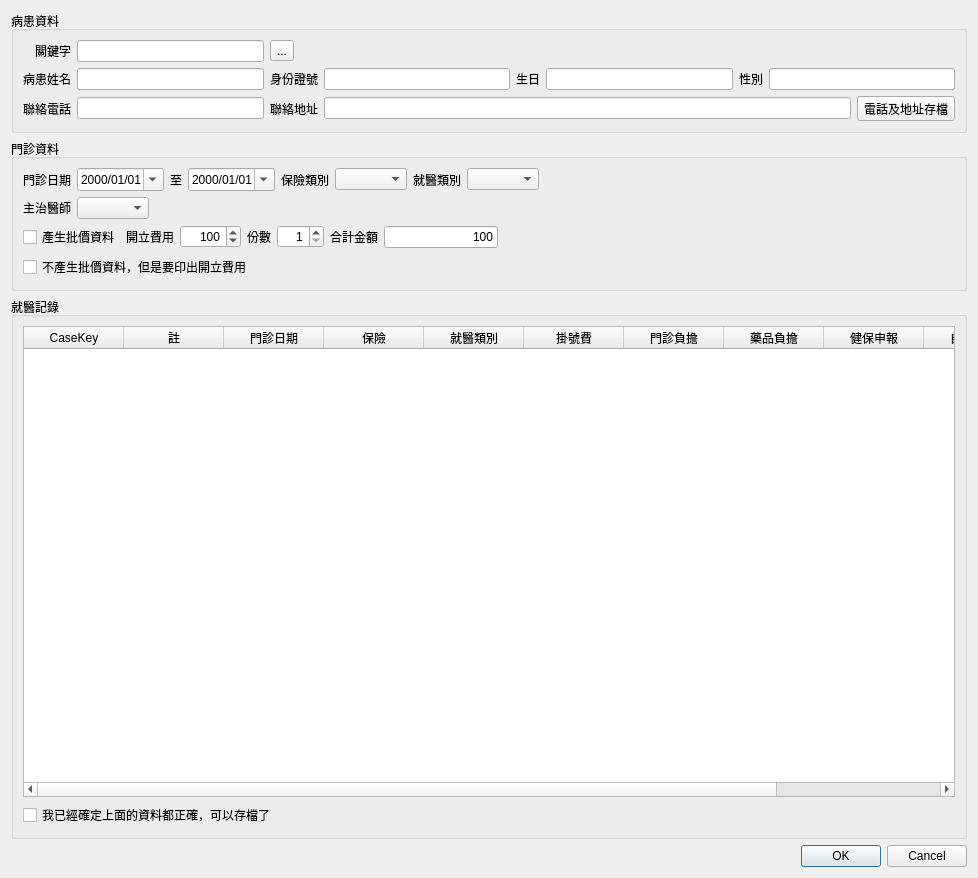
<?xml version="1.0" encoding="UTF-8"?>
<ui version="4.0">
 <class>Dialog_certificate_payment</class>
 <widget class="QDialog" name="Dialog_certificate_payment">
  <property name="windowModality">
   <enum>Qt::NonModal</enum>
  </property>
  <property name="geometry">
   <rect>
    <x>0</x>
    <y>0</y>
    <width>978</width>
    <height>878</height>
   </rect>
  </property>
  <property name="sizePolicy">
   <sizepolicy hsizetype="Preferred" vsizetype="Preferred">
    <horstretch>0</horstretch>
    <verstretch>0</verstretch>
   </sizepolicy>
  </property>
  <property name="acceptDrops">
   <bool>false</bool>
  </property>
  <property name="windowTitle">
   <string>開立醫療費用證明</string>
  </property>
  <property name="modal">
   <bool>false</bool>
  </property>
  <layout class="QVBoxLayout" name="verticalLayout">
   <item>
    <widget class="QGroupBox" name="groupBox_4">
     <property name="title">
      <string>病患資料</string>
     </property>
     <property name="flat">
      <bool>true</bool>
     </property>
     <layout class="QGridLayout" name="gridLayout_4">
      <item row="1" column="3">
       <widget class="QLineEdit" name="lineEdit_id">
        <property name="readOnly">
         <bool>true</bool>
        </property>
       </widget>
      </item>
      <item row="1" column="0">
       <widget class="QLabel" name="label_name">
        <property name="text">
         <string>病患姓名</string>
        </property>
       </widget>
      </item>
      <item row="2" column="1">
       <widget class="QLineEdit" name="lineEdit_telephone">
        <property name="readOnly">
         <bool>false</bool>
        </property>
       </widget>
      </item>
      <item row="0" column="1">
       <widget class="QLineEdit" name="lineEdit_patient_key"/>
      </item>
      <item row="0" column="2">
       <widget class="QToolButton" name="toolButton_select_patient">
        <property name="toolTip">
         <string>病患資料進階查詢</string>
        </property>
        <property name="text">
         <string>...</string>
        </property>
        <property name="icon">
         <iconset>
          <normaloff>../icons/edit-find.png</normaloff>../icons/edit-find.png</iconset>
        </property>
       </widget>
      </item>
      <item row="2" column="3" colspan="5">
       <layout class="QHBoxLayout" name="horizontalLayout_3">
        <item>
         <widget class="QLineEdit" name="lineEdit_address">
          <property name="readOnly">
           <bool>false</bool>
          </property>
         </widget>
        </item>
        <item>
         <widget class="QToolButton" name="toolButton_modify_patient">
          <property name="text">
           <string>電話及地址存檔</string>
          </property>
          <property name="icon">
           <iconset>
            <normaloff>../icons/document-save.svg</normaloff>../icons/document-save.svg</iconset>
          </property>
          <property name="toolButtonStyle">
           <enum>Qt::ToolButtonTextBesideIcon</enum>
          </property>
         </widget>
        </item>
       </layout>
      </item>
      <item row="1" column="4">
       <widget class="QLabel" name="label_birthday">
        <property name="text">
         <string>生日</string>
        </property>
       </widget>
      </item>
      <item row="2" column="2">
       <widget class="QLabel" name="label_address">
        <property name="text">
         <string>聯絡地址</string>
        </property>
       </widget>
      </item>
      <item row="1" column="2">
       <widget class="QLabel" name="label_id">
        <property name="text">
         <string>身份證號</string>
        </property>
       </widget>
      </item>
      <item row="1" column="7">
       <widget class="QLineEdit" name="lineEdit_gender">
        <property name="readOnly">
         <bool>true</bool>
        </property>
       </widget>
      </item>
      <item row="2" column="0">
       <widget class="QLabel" name="label_telephone">
        <property name="text">
         <string>聯絡電話</string>
        </property>
       </widget>
      </item>
      <item row="1" column="1">
       <widget class="QLineEdit" name="lineEdit_name">
        <property name="readOnly">
         <bool>true</bool>
        </property>
       </widget>
      </item>
      <item row="0" column="0">
       <widget class="QLabel" name="label_4">
        <property name="text">
         <string>關鍵字</string>
        </property>
        <property name="alignment">
         <set>Qt::AlignRight|Qt::AlignTrailing|Qt::AlignVCenter</set>
        </property>
       </widget>
      </item>
      <item row="1" column="6">
       <widget class="QLabel" name="label_gender">
        <property name="text">
         <string>性別</string>
        </property>
       </widget>
      </item>
      <item row="1" column="5">
       <widget class="QLineEdit" name="lineEdit_birthday">
        <property name="readOnly">
         <bool>true</bool>
        </property>
       </widget>
      </item>
     </layout>
    </widget>
   </item>
   <item>
    <widget class="QGroupBox" name="groupBox_medical_record">
     <property name="title">
      <string>門診資料</string>
     </property>
     <property name="flat">
      <bool>true</bool>
     </property>
     <layout class="QGridLayout" name="gridLayout">
      <item row="3" column="0">
       <widget class="QCheckBox" name="checkBox_print_cert_fee_only">
        <property name="text">
         <string>不產生批價資料，但是要印出開立費用</string>
        </property>
        <property name="checked">
         <bool>false</bool>
        </property>
       </widget>
      </item>
      <item row="0" column="0">
       <layout class="QHBoxLayout" name="horizontalLayout">
        <item>
         <widget class="QLabel" name="label_6">
          <property name="text">
           <string>門診日期</string>
          </property>
          <property name="alignment">
           <set>Qt::AlignLeading|Qt::AlignLeft|Qt::AlignVCenter</set>
          </property>
         </widget>
        </item>
        <item>
         <widget class="QDateEdit" name="dateEdit_start_date">
          <property name="displayFormat">
           <string>yyyy/MM/dd</string>
          </property>
          <property name="calendarPopup">
           <bool>true</bool>
          </property>
         </widget>
        </item>
        <item>
         <widget class="QLabel" name="label_7">
          <property name="text">
           <string>至</string>
          </property>
          <property name="alignment">
           <set>Qt::AlignLeading|Qt::AlignLeft|Qt::AlignVCenter</set>
          </property>
         </widget>
        </item>
        <item>
         <widget class="QDateEdit" name="dateEdit_end_date">
          <property name="displayFormat">
           <string>yyyy/MM/dd</string>
          </property>
          <property name="calendarPopup">
           <bool>true</bool>
          </property>
         </widget>
        </item>
        <item>
         <widget class="QLabel" name="label_9">
          <property name="text">
           <string>保險類別</string>
          </property>
          <property name="alignment">
           <set>Qt::AlignLeading|Qt::AlignLeft|Qt::AlignVCenter</set>
          </property>
         </widget>
        </item>
        <item>
         <widget class="QComboBox" name="comboBox_ins_type"/>
        </item>
        <item>
         <widget class="QLabel" name="label_10">
          <property name="text">
           <string>就醫類別</string>
          </property>
          <property name="alignment">
           <set>Qt::AlignLeading|Qt::AlignLeft|Qt::AlignVCenter</set>
          </property>
         </widget>
        </item>
        <item>
         <widget class="QComboBox" name="comboBox_treat_type"/>
        </item>
        <item>
         <spacer name="horizontalSpacer_4">
          <property name="orientation">
           <enum>Qt::Horizontal</enum>
          </property>
          <property name="sizeHint" stdset="0">
           <size>
            <width>40</width>
            <height>20</height>
           </size>
          </property>
         </spacer>
        </item>
       </layout>
      </item>
      <item row="2" column="0">
       <layout class="QHBoxLayout" name="horizontalLayout_4">
        <item>
         <widget class="QCheckBox" name="checkBox_create_medical_record">
          <property name="text">
           <string>產生批價資料</string>
          </property>
          <property name="checked">
           <bool>false</bool>
          </property>
         </widget>
        </item>
        <item>
         <widget class="QLabel" name="label">
          <property name="text">
           <string>開立費用</string>
          </property>
          <property name="alignment">
           <set>Qt::AlignLeading|Qt::AlignLeft|Qt::AlignVCenter</set>
          </property>
         </widget>
        </item>
        <item>
         <widget class="QSpinBox" name="spinBox_certificate_fee">
          <property name="alignment">
           <set>Qt::AlignRight|Qt::AlignTrailing|Qt::AlignVCenter</set>
          </property>
          <property name="suffix">
           <string/>
          </property>
          <property name="maximum">
           <number>10000</number>
          </property>
          <property name="singleStep">
           <number>100</number>
          </property>
          <property name="value">
           <number>100</number>
          </property>
         </widget>
        </item>
        <item>
         <widget class="QLabel" name="label_3">
          <property name="text">
           <string>份數</string>
          </property>
          <property name="alignment">
           <set>Qt::AlignLeading|Qt::AlignLeft|Qt::AlignVCenter</set>
          </property>
         </widget>
        </item>
        <item>
         <widget class="QSpinBox" name="spinBox_certificate_quantity">
          <property name="alignment">
           <set>Qt::AlignRight|Qt::AlignTrailing|Qt::AlignVCenter</set>
          </property>
          <property name="suffix">
           <string/>
          </property>
          <property name="minimum">
           <number>1</number>
          </property>
          <property name="maximum">
           <number>100</number>
          </property>
          <property name="singleStep">
           <number>1</number>
          </property>
          <property name="value">
           <number>1</number>
          </property>
         </widget>
        </item>
        <item>
         <widget class="QLabel" name="label_5">
          <property name="text">
           <string>合計金額</string>
          </property>
          <property name="alignment">
           <set>Qt::AlignLeading|Qt::AlignLeft|Qt::AlignVCenter</set>
          </property>
         </widget>
        </item>
        <item>
         <widget class="QLineEdit" name="lineEdit_certificate_fee">
          <property name="text">
           <string>100</string>
          </property>
          <property name="alignment">
           <set>Qt::AlignRight|Qt::AlignTrailing|Qt::AlignVCenter</set>
          </property>
          <property name="readOnly">
           <bool>true</bool>
          </property>
         </widget>
        </item>
        <item>
         <spacer name="horizontalSpacer_6">
          <property name="orientation">
           <enum>Qt::Horizontal</enum>
          </property>
          <property name="sizeHint" stdset="0">
           <size>
            <width>40</width>
            <height>20</height>
           </size>
          </property>
         </spacer>
        </item>
        <item>
         <spacer name="horizontalSpacer_5">
          <property name="orientation">
           <enum>Qt::Horizontal</enum>
          </property>
          <property name="sizeHint" stdset="0">
           <size>
            <width>40</width>
            <height>20</height>
           </size>
          </property>
         </spacer>
        </item>
        <item>
         <spacer name="horizontalSpacer_2">
          <property name="orientation">
           <enum>Qt::Horizontal</enum>
          </property>
          <property name="sizeHint" stdset="0">
           <size>
            <width>40</width>
            <height>20</height>
           </size>
          </property>
         </spacer>
        </item>
        <item>
         <spacer name="horizontalSpacer">
          <property name="orientation">
           <enum>Qt::Horizontal</enum>
          </property>
          <property name="sizeHint" stdset="0">
           <size>
            <width>40</width>
            <height>20</height>
           </size>
          </property>
         </spacer>
        </item>
       </layout>
      </item>
      <item row="1" column="0">
       <layout class="QHBoxLayout" name="horizontalLayout_2">
        <item>
         <widget class="QLabel" name="label_2">
          <property name="text">
           <string>主治醫師</string>
          </property>
         </widget>
        </item>
        <item>
         <widget class="QComboBox" name="comboBox_doctor"/>
        </item>
        <item>
         <spacer name="horizontalSpacer_3">
          <property name="orientation">
           <enum>Qt::Horizontal</enum>
          </property>
          <property name="sizeHint" stdset="0">
           <size>
            <width>40</width>
            <height>20</height>
           </size>
          </property>
         </spacer>
        </item>
       </layout>
      </item>
     </layout>
    </widget>
   </item>
   <item>
    <widget class="QGroupBox" name="groupBox_diagnosis">
     <property name="title">
      <string>就醫記錄</string>
     </property>
     <property name="flat">
      <bool>true</bool>
     </property>
     <layout class="QVBoxLayout" name="verticalLayout_2">
      <item>
       <widget class="QTableWidget" name="tableWidget_medical_record">
        <property name="editTriggers">
         <set>QAbstractItemView::NoEditTriggers</set>
        </property>
        <property name="selectionMode">
         <enum>QAbstractItemView::SingleSelection</enum>
        </property>
        <property name="selectionBehavior">
         <enum>QAbstractItemView::SelectRows</enum>
        </property>
        <column>
         <property name="text">
          <string>CaseKey</string>
         </property>
        </column>
        <column>
         <property name="text">
          <string>註</string>
         </property>
        </column>
        <column>
         <property name="text">
          <string>門診日期</string>
         </property>
        </column>
        <column>
         <property name="text">
          <string>保險</string>
         </property>
        </column>
        <column>
         <property name="text">
          <string>就醫類別</string>
         </property>
        </column>
        <column>
         <property name="text">
          <string>掛號費</string>
         </property>
        </column>
        <column>
         <property name="text">
          <string>門診負擔</string>
         </property>
        </column>
        <column>
         <property name="text">
          <string>藥品負擔</string>
         </property>
        </column>
        <column>
         <property name="text">
          <string>健保申報</string>
         </property>
        </column>
        <column>
         <property name="text">
          <string>自費金額</string>
         </property>
        </column>
        <column>
         <property name="text">
          <string>診治醫師</string>
         </property>
        </column>
       </widget>
      </item>
      <item>
       <widget class="QCheckBox" name="checkBox_accept">
        <property name="text">
         <string>我已經確定上面的資料都正確，可以存檔了</string>
        </property>
        <property name="checked">
         <bool>false</bool>
        </property>
       </widget>
      </item>
     </layout>
    </widget>
   </item>
   <item>
    <widget class="QDialogButtonBox" name="buttonBox">
     <property name="orientation">
      <enum>Qt::Horizontal</enum>
     </property>
     <property name="standardButtons">
      <set>QDialogButtonBox::Cancel|QDialogButtonBox::Ok</set>
     </property>
     <property name="centerButtons">
      <bool>false</bool>
     </property>
    </widget>
   </item>
  </layout>
 </widget>
 <tabstops>
  <tabstop>lineEdit_patient_key</tabstop>
  <tabstop>toolButton_select_patient</tabstop>
  <tabstop>lineEdit_name</tabstop>
  <tabstop>lineEdit_id</tabstop>
  <tabstop>lineEdit_birthday</tabstop>
  <tabstop>lineEdit_gender</tabstop>
  <tabstop>lineEdit_telephone</tabstop>
 </tabstops>
 <resources/>
 <connections>
  <connection>
   <sender>buttonBox</sender>
   <signal>accepted()</signal>
   <receiver>Dialog_certificate_payment</receiver>
   <slot>accept()</slot>
   <hints>
    <hint type="sourcelabel">
     <x>257</x>
     <y>809</y>
    </hint>
    <hint type="destinationlabel">
     <x>157</x>
     <y>274</y>
    </hint>
   </hints>
  </connection>
  <connection>
   <sender>buttonBox</sender>
   <signal>rejected()</signal>
   <receiver>Dialog_certificate_payment</receiver>
   <slot>reject()</slot>
   <hints>
    <hint type="sourcelabel">
     <x>325</x>
     <y>809</y>
    </hint>
    <hint type="destinationlabel">
     <x>286</x>
     <y>274</y>
    </hint>
   </hints>
  </connection>
 </connections>
</ui>
